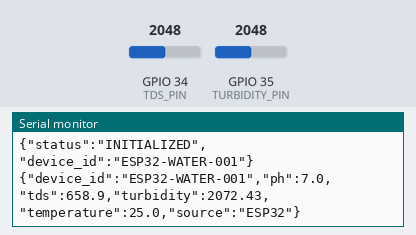
The sketch below on a simulated ESP32. On the bench: the last lines printed to the serial monitor. The inputs (shaded band) are chosen by the test bench; at power-on: GPIO 34 (TDS_PIN) = 2048, GPIO 35 (TURBIDITY_PIN) = 2048 (analog values on the 0–4095 scale).

Above: at 2.2 s.
2.3 s: GPIO 34 (TDS_PIN) set to 2866
3.8 s: GPIO 35 (TURBIDITY_PIN) set to 2866
At 5.0 s:
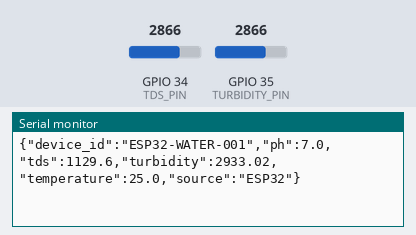
5.3 s: GPIO 34 (TDS_PIN) set to 3040
6.8 s: GPIO 35 (TURBIDITY_PIN) set to 3040
At 9.0 s:
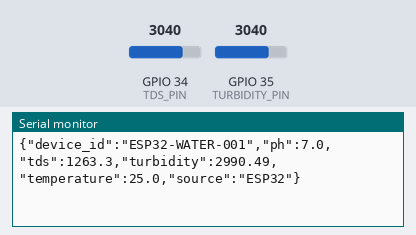

Measured:
- after the input at 3.8 s, the serial monitor: prints a new line after 0.82 s (image 1)
- after the input at 6.8 s, the serial monitor: prints a new line after 1.1 s (image 2)

The sketch:

droplet_serial_arduino.ino
```cpp
/*
 * DROPLET - Smart Water Quality Monitoring System
 * Serial Telemetry Firmware (Arduino Uno / Nano / ESP32 / ESP8266)
 *
 * Reads physical TDS and Turbidity sensors and prints clean JSON to Serial.
 * Used with `serial_to_api_bridge.py` to stream hardware readings directly
 * into the DROPLET backend via USB Cable (e.g., COM9).
 *
 * Pinout:
 * - TDS Sensor: Analog Pin A0 (or GPIO 34 on ESP32)
 * - Turbidity Sensor: Analog Pin A1 (or GPIO 35 on ESP32)
 */

#if defined(ESP32)
  #define TDS_PIN        34
  #define TURBIDITY_PIN  35
  #define VREF           3.3
  #define ADC_MAX        4095.0
  #define SOURCE_TAG     "ESP32"
#elif defined(ESP8266)
  #define TDS_PIN        A0
  #define TURBIDITY_PIN  A0
  #define VREF           3.3
  #define ADC_MAX        1023.0
  #define SOURCE_TAG     "ESP8266"
#else // Standard Arduino Uno / Nano (5V)
  #define TDS_PIN        A0
  #define TURBIDITY_PIN  A1
  #define VREF           5.0
  #define ADC_MAX        1023.0
  #define SOURCE_TAG     "ESP32" // Identified as hardware in DROPLET
#endif

#define SAMPLES 30
const float DEFAULT_TEMPERATURE = 25.0; // °C

float readVoltage(int pin) {
  long sum = 0;
  for (int i = 0; i < SAMPLES; i++) {
    sum += analogRead(pin);
    delay(5);
  }
  float avg = sum / (float)SAMPLES;
  return (avg / ADC_MAX) * VREF;
}

float calculateTDS(float voltage, float tempC) {
  if (voltage < 0.05) return 0.0; // Probe in air / dry
  float coeff = 1.0 + 0.02 * (tempC - 25.0);
  float compV = voltage / coeff;
  float tds = (133.42 * pow(compV, 3) - 255.86 * pow(compV, 2) + 857.39 * compV) * 0.5;
  return (tds < 0.0) ? 0.0 : tds;
}

float calculateTurbidity(float voltage) {
  // If sensor is powered by 5V, voltage in clean water is ~3.8-4.2V
  // If voltage drops, turbidity increases
  float ntu = 0.0;
  if (voltage >= (VREF * 0.75)) {
    ntu = 0.5; // Clear water baseline
  } else if (voltage < 0.05) {
    ntu = 0.0; // Probe unpowered / disconnected
  } else {
    ntu = -1120.4 * pow(voltage, 2) + 5742.3 * voltage - 4352.9;
    if (ntu < 0.0) ntu = 0.0;
    if (ntu > 3000.0) ntu = 3000.0;
  }
  return ntu;
}

void setup() {
  Serial.begin(115200);
  #if defined(ESP32)
    analogReadResolution(12);
    analogSetAttenuation(ADC_11db);
  #endif
  delay(1000);
  Serial.println("{\"status\":\"INITIALIZED\",\"device_id\":\"ESP32-WATER-001\"}");
}

void loop() {
  float vTds = readVoltage(TDS_PIN);
  float vTurb = readVoltage(TURBIDITY_PIN);

  float tdsVal = calculateTDS(vTds, DEFAULT_TEMPERATURE);
  float turbVal = calculateTurbidity(vTurb);
  const float DEFAULT_PH = 7.0; // Neutral water baseline for ML model

  // Print strict JSON string per line for Python Serial Bridge:
  Serial.print("{\"device_id\":\"ESP32-WATER-001\",");
  Serial.print("\"ph\":");
  Serial.print(DEFAULT_PH, 1);
  Serial.print(",\"tds\":");
  Serial.print(tdsVal, 1);
  Serial.print(",\"turbidity\":");
  Serial.print(turbVal, 2);
  Serial.print(",\"temperature\":");
  Serial.print(DEFAULT_TEMPERATURE, 1);
  Serial.print(",\"source\":\"");
  Serial.print(SOURCE_TAG);
  Serial.println("\"}");

  delay(3000); // Send reading every 3 seconds
}
```
